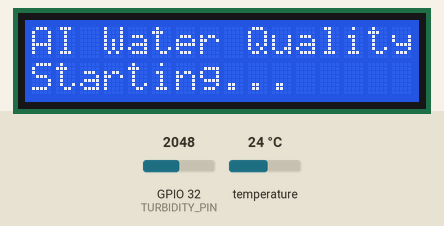
This sketch was run on a simulated ESP32. Shown: 16×2 character LCD. The test bench sets the inputs (shaded band); at power-on: GPIO 32 (TURBIDITY_PIN) = 2048, temperature 24 °C (analog values on the 0–4095 scale). WiFi joins after 1.5 s; servers stay silent unless stated; what the sketch prints to the serial monitor is not drawn.

Above: at 1.8 s.
1.9 s: GPIO 32 (TURBIDITY_PIN) set to 1164
5.3 s: GPIO 32 (TURBIDITY_PIN) set to 1076
At 8.7 s:
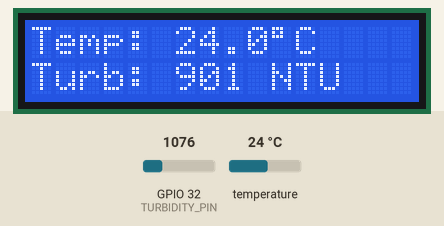
Timing chart, 0 to 10.2 s (numbered marks = the images above; inputs shaded):
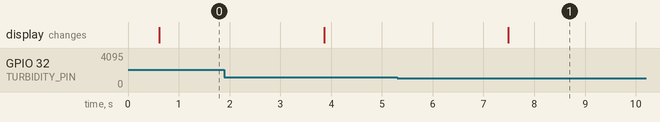

Measured:
- the behaviour switches between 1115 and 1114 on GPIO 32 (TURBIDITY_PIN) (found by bisection; images 0 and 1)
- after the input at 5.3 s, the display: changes after 2.2 s (image 1)

The sketch:

ESP32_2_Final.ino
```cpp
/*
  ESP32 #2 - DS18B20 temperature + turbidity + LCD
  Keeps the existing Firebase paths and JSON keys so the current backend/app
  does not need to be changed.

  Pins retained from the supplied project:
    DS18B20 data -> GPIO 4
    Turbidity AO -> GPIO 32
    LCD SDA/SCL  -> GPIO 21 / GPIO 22, address 0x27

  IMPORTANT:
  - The turbidity voltage-to-NTU equation is the same approximate equation
    from the supplied project. It is sensor-specific and must be calibrated.
  - A dry probe can produce a changing voltage; software cannot universally
    identify “out of water” from analog voltage alone. See notes provided with
    this code about the 10-ohm/20-ohm resistor arrangement.
*/

#include <WiFi.h>
#include <HTTPClient.h>
#include <Wire.h>
#include <LiquidCrystal_I2C.h>
#include <OneWire.h>
#include <DallasTemperature.h>
#include <math.h>

const char* ssid = "shahdhi";
const char* password = "12345678";

const char* sensorFirebaseURL =
  "https://ai-water-quality-monitor-f6dc4-default-rtdb.asia-southeast1.firebasedatabase.app/sensors/esp32_2.json";
const char* latestFirebaseURL =
  "https://ai-water-quality-monitor-f6dc4-default-rtdb.asia-southeast1.firebasedatabase.app/latest.json";

LiquidCrystal_I2C lcd(0x27, 16, 2);
#define ONE_WIRE_BUS 4
#define TURBIDITY_PIN 32
OneWire oneWire(ONE_WIRE_BUS);
DallasTemperature tempSensor(&oneWire);

constexpr int SAMPLE_COUNT = 9;
const float FILTER_ALPHA = 0.25f;
const unsigned long UPLOAD_INTERVAL_MS = 5000;
const unsigned long WIFI_RETRY_INTERVAL_MS = 10000;
unsigned long lastUpload = 0;
unsigned long lastWifiRetry = 0;
unsigned long lastLcdPageChange = 0;
int lcdPage = 0;
float smoothedTurbidity = NAN;
float lastTemperature = NAN;
float lastTurbidity = NAN;
String lastDecision = "Waiting";

void connectWiFi() {
  if (WiFi.status() == WL_CONNECTED) return;
  if (millis() - lastWifiRetry < WIFI_RETRY_INTERVAL_MS) return;
  lastWifiRetry = millis();
  WiFi.mode(WIFI_STA);
  WiFi.begin(ssid, password);
  Serial.println("Attempting Wi-Fi reconnect...");
}

void sortFloats(float* values, int n) {
  for (int i = 1; i < n; i++) {
    float key = values[i];
    int j = i - 1;
    while (j >= 0 && values[j] > key) {
      values[j + 1] = values[j];
      j--;
    }
    values[j + 1] = key;
  }
}

float readMedianVoltage(int pin, int* medianRaw = nullptr) {
  float mv[SAMPLE_COUNT];
  int raw[SAMPLE_COUNT];
  for (int i = 0; i < SAMPLE_COUNT; i++) {
    raw[i] = analogRead(pin);
    mv[i] = (float)analogReadMilliVolts(pin);
    delay(8);
  }
  sortFloats(mv, SAMPLE_COUNT);
  for (int i = 1; i < SAMPLE_COUNT; i++) {
    int key = raw[i];
    int j = i - 1;
    while (j >= 0 && raw[j] > key) {
      raw[j + 1] = raw[j];
      j--;
    }
    raw[j + 1] = key;
  }
  if (medianRaw) *medianRaw = raw[SAMPLE_COUNT / 2];
  return mv[SAMPLE_COUNT / 2] / 1000.0f;
}

float smoothValue(float current, float &previous) {
  if (!isfinite(previous)) previous = current;
  else previous = FILTER_ALPHA * current + (1.0f - FILTER_ALPHA) * previous;
  return previous;
}

bool getAIDecision(String &decision) {
  if (WiFi.status() != WL_CONNECTED) return false;
  HTTPClient http;
  http.setTimeout(3000);
  if (!http.begin(latestFirebaseURL)) return false;
  int code = http.GET();
  if (code != HTTP_CODE_OK) {
    http.end();
    return false;
  }
  String response = http.getString();
  http.end();
  String key = "\"prediction\":\"";
  int start = response.indexOf(key);
  if (start < 0) return false;
  start += key.length();
  int end = response.indexOf('"', start);
  if (end <= start) return false;
  decision = response.substring(start, end);
  return true;
}

void uploadReadings(float temperature, float turbidityNTU) {
  if (WiFi.status() != WL_CONNECTED) {
    Serial.println("Wi-Fi unavailable; not uploading this cycle.");
    return;
  }
  HTTPClient http;
  http.setTimeout(4000);
  if (!http.begin(sensorFirebaseURL)) {
    Serial.println("Could not start Firebase request.");
    return;
  }
  http.addHeader("Content-Type", "application/json");

  // Keep the same Firebase fields used by the existing backend/application.
  String json = "{\"Temperature\":" + String(temperature, 2) +
                ",\"Turbidity\":" + String(turbidityNTU, 2) +
                ",\"source_type\":\"ESP32_2\","
                "\"source_description\":\"Turbidity and Temperature Sensors\"}";

  int code = http.PUT(json);
  Serial.printf("Firebase PUT HTTP code: %d\n", code);
  if (code == HTTP_CODE_OK) Serial.println("ESP32 #2 upload successful.");
  else Serial.println(http.getString());
  http.end();
}

void showLCD() {
  lcd.clear();
  if (lcdPage == 0) {
    lcd.setCursor(0, 0);
    if (isfinite(lastTemperature)) {
      lcd.print("Temp: "); lcd.print(lastTemperature, 1); lcd.print((char)223); lcd.print("C");
    } else lcd.print("Temp: SENSOR ERR");
    lcd.setCursor(0, 1);
    if (isfinite(lastTurbidity)) {
      lcd.print("Turb: "); lcd.print(lastTurbidity, 0); lcd.print(" NTU");
    } else lcd.print("Turb: SENSOR ERR");
  } else {
    lcd.setCursor(0, 0); lcd.print("Water Quality:");
    lcd.setCursor(0, 1);
    if (lastDecision.length() <= 16) lcd.print(lastDecision);
    else lcd.print(lastDecision.substring(0, 16));
  }
}

void setup() {
  Serial.begin(115200);
  delay(500);
  analogReadResolution(12);
  analogSetPinAttenuation(TURBIDITY_PIN, ADC_11db);

  Wire.begin(21, 22);
  lcd.init();
  lcd.backlight();
  lcd.setCursor(0, 0); lcd.print("AI Water Quality");
  lcd.setCursor(0, 1); lcd.print("Starting...");

  tempSensor.begin();
  tempSensor.setResolution(12);
  WiFi.mode(WIFI_STA);
  WiFi.setAutoReconnect(true);
  WiFi.begin(ssid, password);

  Serial.println("\nESP32 #2 - temperature + turbidity + LCD");
  Serial.println("Pins: DS18B20 GPIO4, turbidity GPIO32, LCD SDA21/SCL22");
}

void loop() {
  connectWiFi();

  tempSensor.requestTemperatures();
  float temperature = tempSensor.getTempCByIndex(0);
  bool temperatureValid = temperature != DEVICE_DISCONNECTED_C &&
                          isfinite(temperature) && temperature >= -20.0f && temperature <= 80.0f;
  if (!temperatureValid) temperature = NAN;

  int turbidityRaw = 0;
  float voltage = readMedianVoltage(TURBIDITY_PIN, &turbidityRaw);
  bool adcPlausible = turbidityRaw > 8 && turbidityRaw < 4087 &&
                      isfinite(voltage) && voltage >= 0.0f && voltage <= 3.30f;

  float turbidityNTU = NAN;
  if (adcPlausible) {
    // Same approximate conversion used by the supplied sketch.
    float rawNTU = -1120.4f * voltage * voltage + 5742.3f * voltage - 4352.9f;
    if (isfinite(rawNTU) && rawNTU >= -100.0f && rawNTU <= 4000.0f) {
      if (rawNTU < 0.0f) rawNTU = 0.0f;
      turbidityNTU = smoothValue(rawNTU, smoothedTurbidity);
    }
  }

  if (temperatureValid) lastTemperature = temperature;
  if (isfinite(turbidityNTU)) lastTurbidity = turbidityNTU;

  Serial.println("----------------------------------------");
  if (temperatureValid) Serial.printf("Temperature: %.2f C\n", temperature);
  else Serial.println("Temperature: INVALID (check DS18B20 and its pull-up resistor)");
  Serial.printf("Turbidity raw ADC: %d, voltage: %.3f V, NTU: ", turbidityRaw, voltage);
  if (isfinite(turbidityNTU)) Serial.printf("%.2f\n", turbidityNTU);
  else Serial.println("INVALID (check analog output/wiring)");

  if (millis() - lastUpload >= UPLOAD_INTERVAL_MS) {
    lastUpload = millis();
    if (temperatureValid && isfinite(turbidityNTU)) uploadReadings(temperature, turbidityNTU);
    else Serial.println("Upload skipped: temperature or turbidity reading invalid.");
  }

  String decision;
  if (getAIDecision(decision)) lastDecision = decision;
  else if (WiFi.status() != WL_CONNECTED) lastDecision = "WiFi offline";
  // Otherwise keep the most recent decision rather than flickering the LCD.

  if (millis() - lastLcdPageChange >= 3000) {
    lastLcdPageChange = millis();
    lcdPage = 1 - lcdPage;
    showLCD();
  }
  delay(150);
}
```
